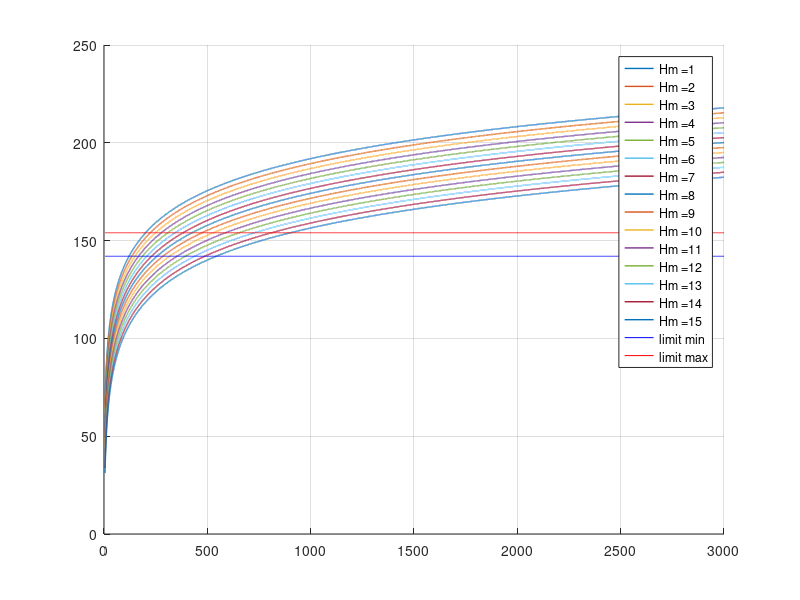

Write MATLAB code to recreate this figure. (Note: this script raises an error after producing the figure.)
for fig=1:2
    clf
end
clear;
d =5:0.1:3000;
f      = 868e6;
l      = 3e8/f;
Gt     = 2; % dBi
Gr     = 13;  % dBi
PrvsPt = db2pow(Gt+Gr).*l.^2./(4.*pi.*d).^2;
Lrt = -pow2db(PrvsPt);
hb     = 40; %m
f=f/1e6;
highlevel=repmat(142,1,length(d));
highlevel1=repmat(154,1,length(d));
%closed=Lsu+Lrt;
%open=Lo+Lrt;

hcl=1:1:15;
hop=1:1:15;
figure(1);
hold on;grid on;
for i=1:1:length(hcl)
    hm=hcl(i);
    CH=0.8+(1.1.*log10(f)-0.7).*hm-1.56.*log10(f);
    Lu=69.55 + 26.16.*log10(f) - 13.82.*log10(hb) - CH + (44.9-6.55.*log10(hb)).*log10(d./1000);
    Lsu=Lu-2.*(log10(f./28)).^2-5.4;
    Lo = Lu-4.78.*(log10(f)).^2+18.33.*log10(f)-40.94;
    closed=Lsu+Lrt;
    plot(d,closed,'LineWidth',1)
    cllab(i)={strcat('Hm = ',num2str(hm))};
end
plot(d,highlevel,'b-')
plot(d,highlevel1,'r-')
cllab(i+1)={'limit min'};
cllab(i+2)={'limit max'};
lgc=legend(cllab);
lgc.NumColumns=3;

title('плотная городская застройка')
yl = ylabel('L, дБ');
yl.Rotation=0;
yl.Position=[70 180];

xl=xlabel('d, м');
xl.Position = [1000 20];
axis([0 1000 30 180]);

clear cllab; clear hm;
figure(2)
hold on;grid on;
for i=1:1:length(hop)
    hm=hop(i);
    CH=0.8+(1.1.*log10(f)-0.7).*hm-1.56.*log10(f);
    Lu=69.55 + 26.16.*log10(f) - 13.82.*log10(hb) - CH + (44.9-6.55.*log10(hb)).*log10(d./1000);
    Lsu=Lu-2.*(log10(f./28)).^2-5.4;
    Lo = Lu-4.78.*(log10(f)).^2+18.33.*log10(f)-40.94;
    open=Lo+Lrt;
    plot(d,open,'LineWidth',1)
    cllab(i)={strcat('Hm = ',num2str(hm))};
end
plot(d,highlevel,'b-')
plot(d,highlevel1,'r-')
axis([0 inf 10 inf]);
cllab(i+1)={'limit min'};
cllab(i+2)={'limit max'};
lgo=legend(cllab);
lgo.NumColumns=3;


title('пригород, сельская местность')
yl = ylabel('L, дБ');
yl.Rotation=0;
yl.Position=[70 180];

xl=xlabel('d, м');
xl.Position = [2500 20];
axis([0 2500 30 180]);